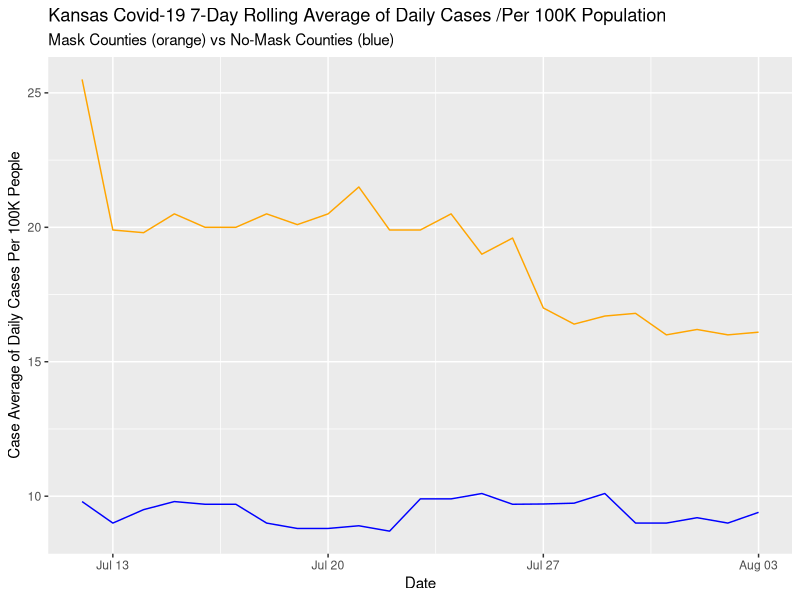

Generate this figure with R:
## ---- chunk 1
library(tidyverse)
## ---- chunk 2
data <- tribble(
  ~Date, ~No.Mask, ~Mask,
  "2020-7-12", 9.8, 25.5,
  "2020-7-13", 9.0, 19.9,
  "2020-7-14", 9.5, 19.8,
  "2020-7-15", 9.8, 20.5,
  "2020-7-16", 9.7, 20.0,
  "2020-7-17", 9.7, 20.0,
  "2020-7-18", 9.0, 20.5,
  "2020-7-19", 8.8, 20.1,
  "2020-7-20", 8.8, 20.5,
  "2020-7-21", 8.9, 21.5,
  "2020-7-22", 8.7, 19.9,
  "2020-7-23", 9.9, 19.9,
  "2020-7-24", 9.9, 20.5,
  "2020-7-25", 10.1, 19.0, 
  "2020-7-26", 9.7, 19.6,
  "2020-7-27", 9.71, 17.0,
  "2020-7-28", 9.74, 16.4,
  "2020-7-29", 10.1, 16.7, 
  "2020-7-30", 9.0, 16.8,
  "2020-7-31", 9.0, 16.0,
  "2020-8-1", 9.2, 16.2,
  "2020-8-2", 9.0, 16.0,
  "2020-8-3", 9.4, 16.1
)  %>%
  dplyr::mutate(
    dplyr::across(Date, as.Date)
  )
data
## ---- chunk 3
ggplot()+
  geom_line(data = data, mapping = aes(x=Date, y=No.Mask), color = "blue")+
  geom_line(data = data, mapping = aes(x=Date, y=Mask), color="orange")+
  labs(title = "Kansas Covid-19 7-Day Rolling Average of Daily Cases /Per 100K Population", 
       subtitle = "Mask Counties (orange) vs No-Mask Counties (blue)",
         x="Date", 
       y="Case Average of Daily Cases Per 100K People")

